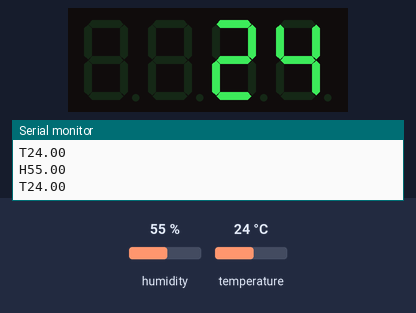
Bench run of a sketch on a simulated Arduino Uno, built with avr-gcc and run on an emulated ATmega328P. On the bench: 4-digit seven-segment display, the last lines printed to the serial monitor. The test bench sets the inputs (shaded band); at power-on: temperature 24 °C, humidity 55 %.

Above: at 4.8 s.
4.9 s: temperature set to 12 °C
At 7.4 s:
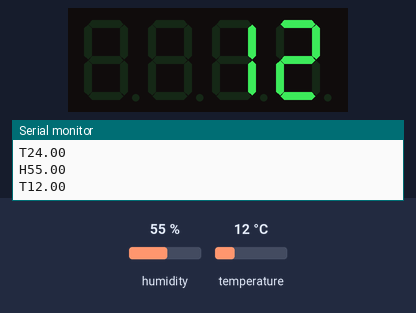
7.9 s: temperature set to 19 °C
At 9.2 s:
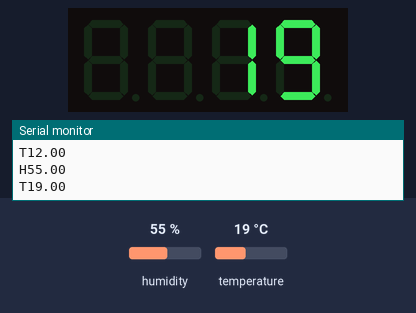
10.9 s: temperature set to 28 °C
At 12.8 s:
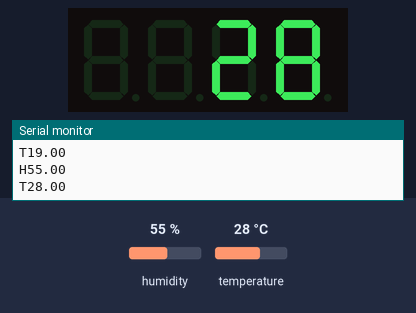
Timing chart, 0 to 14.3 s (numbered marks = the images above; inputs shaded):
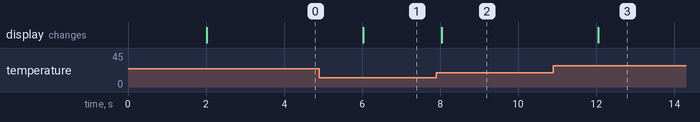

The sketch:

dht22_tm1637.ino
```cpp
#include <DHT.h>
#define DHTPIN 2 // номер пина, к которому подсоединен датчик

#define CLK 5
#define DIO 4
#include "GyverTM1637.h"
GyverTM1637 disp(CLK, DIO);

// Раскомментируйте в соответствии с используемым датчиком

// Инициируем датчик

DHT dht(DHTPIN, DHT22);

//DHT dht(DHTPIN, DHT11, 1);

void setup() {
  Serial.begin(9600);
  dht.begin();

  disp.clear();
  disp.brightness(1);  // яркость, 0 - 7 (минимум - максимум)
  disp.clear();
  disp.displayByte(_H, _E, _L, _L);
}

void loop() {

//  Serial.print("test\r\n");

//    Serial.print(h);
//    // Задержка 2 секунды между измерениями
//
    delay(2000);

    //Считываем влажность
    float h = dht.readHumidity();
    // Считываем температуру
    float t = dht.readTemperature(false);
    // Проверка удачно прошло ли считывание.
    if (isnan(h) || isnan(t)) {
      Serial.println("Не удается считать показания");
      return;
    }
    //Serial.print("Влажность: " + h + " %\t" + "Температура: " + t + " *C ");

    Serial.print("H");
    Serial.print(h);
    Serial.print("\r\n");

    Serial.print("T");
    Serial.print(t);
    Serial.print("\r\n");

    //void point(boolean PointFlag);                      // вкл / выкл точку (POINT_ON / POINT_OFF)
    //void displayByte(uint8_t bit0, uint8_t bit1, uint8_t bit2, uint8_t bit3);  // если лень создавать массив, выводит байты в ячейки

    disp.displayInt(t);

}
```

Measured:
- after the input at 4.9 s, the display: changes after 1.1 s (image 1)
- after the input at 7.9 s, the display: changes after 0.13 s (image 2)
- after the input at 10.9 s, the display: changes after 1.1 s (image 3)
